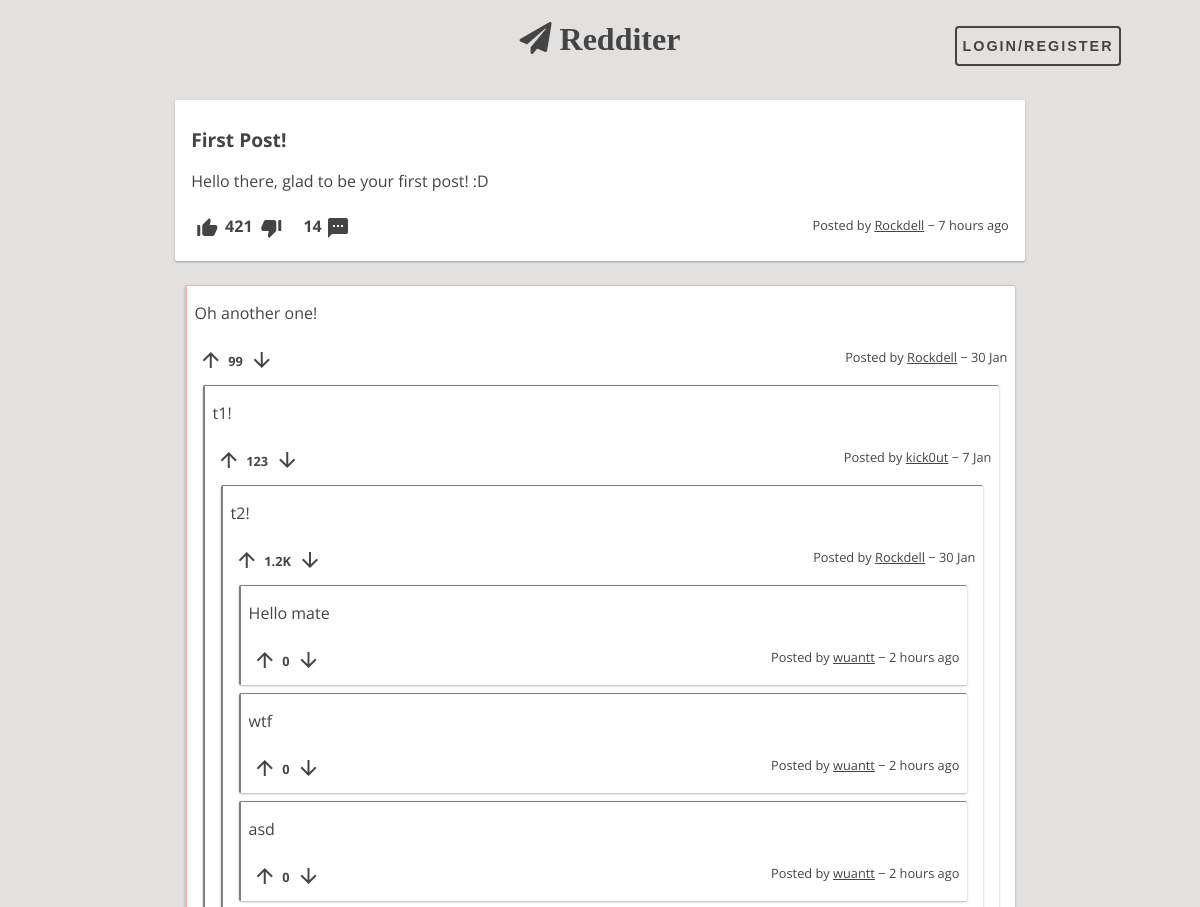
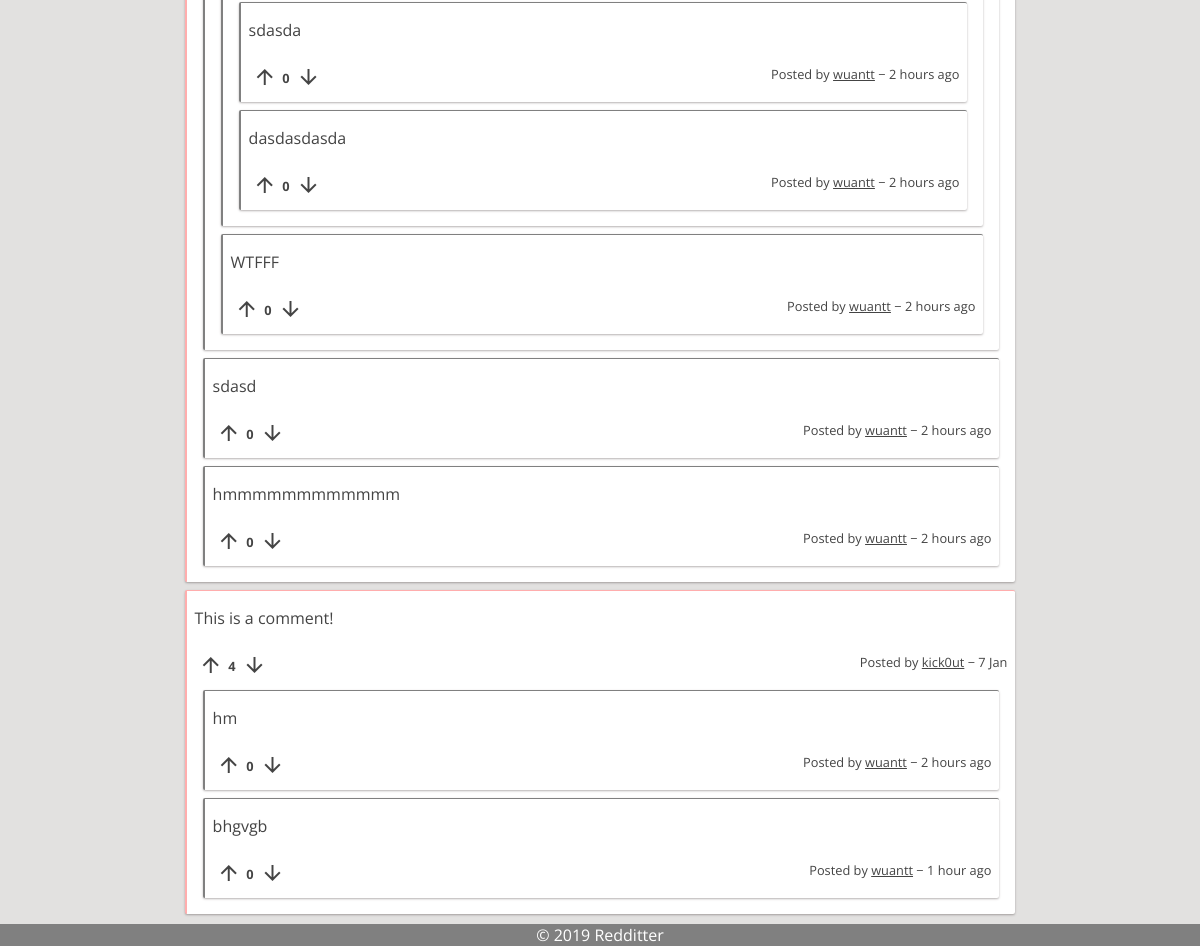
/pages/post.php?id=1, run on an earlier commit of the app's database (2 pictures, top to bottom).
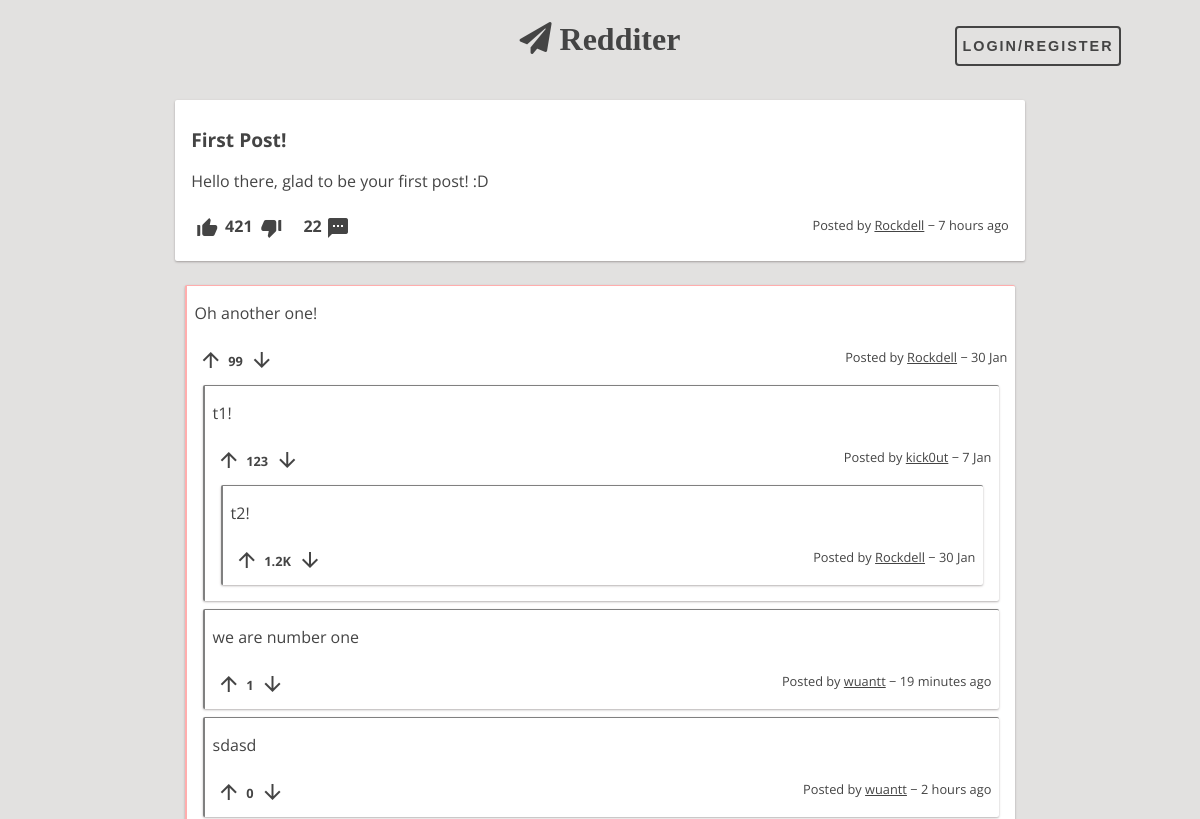
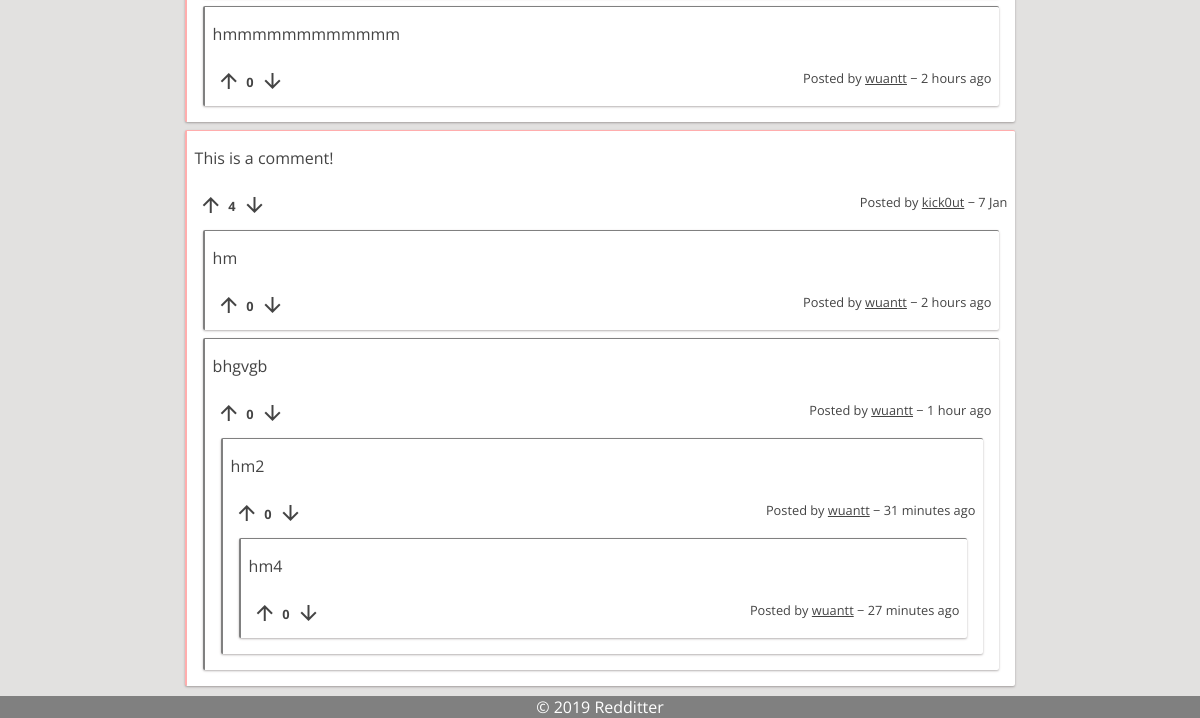
And on a later commit of the database (2 pictures, top to bottom).
### tables this page shows
CREATE TABLE Post (
    postID INTEGER PRIMARY KEY AUTOINCREMENT,
    userID VARCHAR REFERENCES User ON DELETE CASCADE,
    title VARCHAR NOT NULL,
    content VARCHAR NOT NULL,
    postDate DATE NOT NULL DEFAULT (strftime('%s', 'now')),
    points INTEGER DEFAULT 0
);

CREATE TABLE PostComment (
    postID INTEGER REFERENCES Post ON DELETE CASCADE,
    commentID INTEGER REFERENCES Comment ON DELETE CASCADE,
    PRIMARY KEY (postID, commentID)
);

CREATE TABLE Comment (
    commentID INTEGER PRIMARY KEY AUTOINCREMENT,
    userID VARCHAR REFERENCES User ON DELETE CASCADE,
    content VARCHAR NOT NULL,
    commentDate DATE NOT NULL DEFAULT (strftime('%s', 'now')),
    points INTEGER DEFAULT 0
);

### includes/session.php (called while the page is built, shortened)
<?php
    function isLoggedIn() {
        if (isset($_SESSION["userID"]) && $_SESSION["userID"] !== "")
            return true;
        else
            return false;
    }
?>

### database/post.php (called while the page is built, shortened)
<?php
function getPostById($postID) {
	global $dbh;
	try {
		$stmt = $dbh->prepare("SELECT *	FROM Post WHERE postID = ?");
		$stmt->execute(array($postID));
		return $stmt->fetch();
	} catch(PDOException $e) {
		echo $e->getMessage();
		return null;
	}
}
function getNumberComments($postID) {
	global $dbh;
	try {
		$stmt = $dbh->prepare("SELECT count(*) as nrComments FROM PostComment Where postID = ?");
		$stmt->execute(array($postID));
		return $stmt->fetch();
	} catch(PDOException $e) {
		echo $e->getMessage();
		return null;
	}
}
?>

### database/utils.php (called while the page is built, shortened)
<?php
    function time_ago($time) {
        $out    = '';
        $now    = time();
        $diff   = $now - $time;
        if( $diff < 60 )
            return TIMEBEFORE_NOW;
        elseif( $diff < 3600 )
            return str_replace( '{num}', ( $out = round( $diff / 60 ) ), $out == 1 ? TIMEBEFORE_MINUTE : TIMEBEFORE_MINUTES );
        elseif( $diff < 3600 * 24 )
            return str_replace( '{num}', ( $out = round( $diff / 3600 ) ), $out == 1 ? TIMEBEFORE_HOUR : TIMEBEFORE_HOURS );
        elseif( $diff < 3600 * 24 * 2 )
            return TIMEBEFORE_YESTERDAY;
        else
            return strftime( date( 'Y', $time ) == date( 'Y' ) ? TIMEBEFORE_FORMAT : TIMEBEFORE_FORMAT_YEAR, $time );
    }
    function display_points($points) {
        if(abs($points) < 1000)
            return $points;
        else if(abs($points) < 1000000)
            return (floor($points / 100)/10)."K";
        else if(abs($points) < 1000000000)
            return (floor($points / 100000)/10)."M";
        else if(abs($points) < 1000000000000)
            return (floor($points / 100000000)/10)."B";
    }
?>

### database/comment.php (called while the page is built, shortened)
<?php
function getCommentsByPost($postID) {
	global $dbh;
	try {
		$stmt = $dbh->prepare("SELECT * FROM Comment, PostComment WHERE PostComment.postID = ? AND Comment.commentID = PostComment.commentID
			AND PostComment.commentID NOT IN (SELECT commentSon FROM ChildComment)");
		$stmt->execute(array($postID));
		return $stmt->fetchAll();
	} catch(PDOException $e) {
		echo $e->getMessage();
		return null;
	}
}
function getChildComments($fatherCommentID) {
	global $dbh;
	try {
		$stmt = $dbh->prepare("SELECT * FROM Comment WHERE commentID IN (SELECT commentSon FROM ChildComment WHERE commentFather = ?)");
		$stmt->execute(array($fatherCommentID));
		return $stmt->fetchAll();
	} catch(PDOException $e) {
		echo $e->getMessage();
		return null;
	}
}
?>

### templates/components/comment.php (the view, shortened to what this page needs)
<?php
    require_once($BASE_DIR."/database/utils.php");
    require_once($BASE_DIR."/database/comment.php");
?>
<article class="comment container" data-commentid="<?=$comment["commentID"]?>">
    <section id="comment-content">
        <p><?=$comment["content"]?></p>
    </section>
    <section id="comment-info">
        <label>
            <i id="staticUp" class="material-icons">arrow_upward</i>
        </label>
        <p id="dp"><?=display_points($comment["points"])?></p>
        <label>
            <i id="staticDown" class="material-icons">arrow_downward</i>
        </label>
        <div id="commentByTimeAgo">
            <p id="commentBy">
                Posted by
                <a id="commentByLink" href="/pages/profile.php?user=<?=$comment["userID"]?>"><?=$comment["userID"]?></a>
                &minus;
                <?=time_ago($comment["commentDate"])?>
            </p>
        </div>
    </section>
    <section id="sub-comments">
        <?php
            $subComments = getChildComments($comment["commentID"]);
            usort($subComments, "cmp_comment_points");
            foreach($subComments as $comment) {
                include($BASE_DIR."/templates/components/comment.php");
            }
        ?>
    </section>
</article>

### templates/common/header.php (shortened to what this page needs)
<!DOCTYPE html>
<html>
    <head>
        <link href="/css/style.css" rel="stylesheet">
        <link rel="stylesheet" href="https://use.fontawesome.com/releases/v5.5.0/css/all.css">
    </head>
    <body>
        <header>
            <a href="/pages/feed.php" class="logo"><i class="fas fa-paper-plane">  Redditer</i></a>
            <?php include_once($BASE_DIR."/templates/components/user-bar.php"); ?>
        </header>

### templates/components/user-bar.php
<aside id="user-bar">
    <?php if (isLoggedIn()) { ?>
        <a href="/pages/profile.php?user=<?=$_SESSION["userID"]?>">
            <span><?=$_SESSION["userID"]?></span>
            <img class="miniature-profile-picture" src=
            <?php
                $image = glob($BASE_DIR."/img/users/".sha1($_SESSION["userID"]).".{png,jpeg,jpg,gif}", GLOB_BRACE);
                echo (!empty($image) ? str_replace($BASE_DIR, "", $image[0]) : "/img/users/unknown.png");
            ?>>
        </a>
    <?php } else { ?>
        <button id="sign-btn" class="fill open-btn">Login/Register</button>
    <?php } ?>
</aside>

### pages/post.php (shortened to what this page needs)
<?php
    require_once("../includes/init.php");
    require_once($BASE_DIR."/database/post.php");
    require_once($BASE_DIR."/database/comment.php");
    $post = getPostById($_GET['id']);
    $comments = getCommentsByPost($_GET["id"]);
    include_once($BASE_DIR."/templates/common/header.php");
?>
<div id="post-page" class="page">
    <?php
        include_once($BASE_DIR."/templates/components/post.php");
        include_once($BASE_DIR."/templates/components/list-comments.php");
    ?>
</div>
<?php include_once($BASE_DIR."/templates/common/footer.php"); ?>

### templates/components/post.php (shortened to what this page needs)
<?php
    require_once($BASE_DIR."/database/utils.php");
?>
<article class="post container" data-id="<?=$post["postID"]?>">
    <section id="post-title">
        <a href="/pages/post.php?id=<?=$post["postID"]?>"><h1><?=$post["title"]?></h1></a>
    </section>
    <section id="post-content">
        <?php if ($post["content"] === "") { ?>
            <div id="post-image">
                <img class="post-picture" src=<?=str_replace($BASE_DIR, "", glob($BASE_DIR."/img/posts/".sha1($post["postID"]).".{png,jpeg,jpg,gif}", GLOB_BRACE)[0])?>>
            </div>
        <?php } else { ?>
            <div id="post-story">
                <p><?=nl2br($post["content"])?></p>
            </div>
        <?php } ?>
    </section>
    <section id="post-info">
        <label>
            <i id="staticUp" class="material-icons">thumb_up_alt</i>
        </label>
        <p id="dp"><?=display_points($post["points"])?></p>
        <label>
            <i id="staticDown" class="material-icons">thumb_down_alt</i>
        </label>
        <p id="nrComments"><?=getNumberComments($post["postID"])["nrComments"]?></p>
        <a id="nrCommentsLink" href="/pages/post.php?id=<?=$post["postID"]?>">
            <i class="material-icons">textsms</i>
        </a>
        <div id="postByTimeAgo">
            <p id="postBy">
                Posted by
                <a id="postByLink" href="/pages/profile.php?user=<?=$post["userID"]?>"><?=$post["userID"]?></a>
                &minus;
                <?=time_ago($post["postDate"])?>
            </p>
        </div>
    </section>
</article>

### templates/components/list-comments.php (shortened to what this page needs)
<section id="list-comments">
    <?php
        usort($comments, "cmp_comment_points");
        if (empty($comments)) { ?>
            <h1>No comments to show</h1>
        <?php } else {
            foreach($comments as $comment) {
                include($BASE_DIR."/templates/components/comment.php");
            }
        }
    ?>
</section>

### templates/common/footer.php
        <footer>
            &copy; 2019 Redditter
        </footer>
    </body>
</html>

### css/style.css (style rules this page uses)
:root { --main-bg-color: #e2e1e0; --main-text-color: #444; --alt-text-color: white; --main-container-bg-color: white; --alt1-container-bg-color: gray; --alt2-container-bg-color: #ffadad; --radio-color: #aaaaaa; --radio-selected-color: #0dff92; --radio-hover-color: white; --warning-bg-color: #ff6262; --box-shadow: 0 1px 3px rgba(133, 96, 96, 0.12), 0 1px 2px rgba(0,0,0,0.24); --selected-box-shadow: 0 14px 28px rgba(0,0,0,0.25), 0 10px 10px rgba(0,0,0,0.22); }
* { margin: 0; padding: 0; }
body { background: var(--main-bg-color); font-family: 'Open Sans', sans-serif; margin: 1em; display: grid; grid-gap: 0.5em 0.5em; grid-auto-rows: auto 1fr; grid-template-areas: "header" "page"; }
header { grid-area: header; display: grid; grid-auto-columns: 1fr 2fr 1fr; grid-template-areas: "search logo user"; box-sizing: border-box; }
header .logo { grid-area: logo; color: var(--main-text-color); font-weight: bold; font-size: 2em; text-align: center; }
header #user-bar { grid-area: user; text-align: center; }
footer { position: fixed; left: 0; bottom: 0; width: 100%; color: var(--alt-text-color); background: var(--alt1-container-bg-color); text-align: center; }
#list-comments { width: 72.5%; }
#list-comments .comment { margin: 0.5em; padding: 0.5em; }
#user-bar { font-weight: bold; align-self: center; text-align: center; }
.post { max-width: inherit; background: var(--main-container-bg-color); box-shadow: var(--box-shadow); transition: all 0.3s cubic-bezier(.25,.8,.25,1); display: grid; grid-template-columns: 1fr 1fr; grid-template-areas: "post-title post-title" "post-content post-content" "post-info post-info"; }
.post #post-title { grid-area: post-title; word-break: break-word; }
.post #post-title h1 { font-size: 1.2em; font-weight: bold; color: var(--main-text-color); margin-top: 0.5em; margin-bottom: 0.5em; }
.post #post-content { grid-area: post-content; margin-top: 0.5em; margin-bottom: 0.5em; }
.post #post-content #post-story { align-content: stretch; text-align: left; }
.post #post-info { grid-area: post-info; margin-top: 1em; }
.post #post-content, #post-info, .comment #comment-content, #comment-info { color: var(--main-text-color); }
.post #post-info i, .comment #comment-info i { cursor: pointer; transition: color 1s; }
.post #post-info p[id="dp"], .post #nrComments { font-weight: bold; display: inline; position: relative; left: 0.1em; bottom: 0.5em; }
.post #nrComments, .post #nrCommentsLink { left: 1em; }
.post #nrCommentsLink { position: relative; }
.post #postByTimeAgo, .comment #commentByTimeAgo { position: relative; float: right; font-size: 0.8em; }
.post #postBy, .comment #commentBy { display: inline; }
.post #postByLink, .comment #commentByLink { text-decoration: underline; }
#post-page { display: flex; flex-direction: column; justify-content: space-evenly; align-items: center; }
#post-page .post { width: 70%; grid-template-columns: 20fr 1fr; grid-template-areas: "post-title delete-post" "post-content post-content" "post-info post-info"; }
.comment { max-width: inherit; background: var(--main-container-bg-color); box-shadow: var(--box-shadow); display: grid; grid-template-columns: 20fr 1fr; grid-template-areas: "comment-content delete-comment" "comment-info comment-info" "sub-comments sub-comments"; }
.comment #comment-content { grid-area: comment-content; margin-top: 0.5em; margin-bottom: 0.5em; }
.comment #comment-info { grid-area: comment-info; margin-top: 1em; }
.comment #comment-info p[id="dp"] { font-weight: bold; font-size: 0.8em; display: inline; position: relative; left: 0.1em; bottom: 0.5em; }
.comment #sub-comments { grid-area: sub-comments; }
.page { grid-area: page; display: flex; flex-direction: row; justify-content: space-around; }
.container { border-radius: 2px; padding: 1em; margin: 1em; word-wrap: break-word; cursor: default; }
a { text-decoration: none; color: #444; }
button { position: relative; height: 40px; margin: 10px; padding: 5px 5px; font-weight: bold; font-size: 0.90em; letter-spacing: 2px; color: var(--main-text-color); border: 2px var(--main-text-color) solid; border-radius: 4px; text-transform: uppercase; outline: 0; overflow:hidden; background: none; z-index: 1; cursor: pointer; transition: 0.08s ease-in; }
.fill:before { content: ""; position: absolute; background-color: #444; bottom: 0; left: 0; right: 0; top: 100%; z-index: -1; transition: top 0.08s ease-in; }

What changed in the data, as far as the page shows it:
removed comment: content "Hello mate", points "0", userID "wuantt", commentDate "2 hours ago", shown under "t2!"
removed comment: content "wtf", points "0", userID "wuantt", commentDate "2 hours ago", shown under "t2!"
removed comment: content "asd", points "0", userID "wuantt", commentDate "2 hours ago", shown under "t2!"
removed comment: content "sdasda", points "0", userID "wuantt", commentDate "2 hours ago", shown under "t2!"
removed comment: content "dasdasdasda", points "0", userID "wuantt", commentDate "2 hours ago", shown under "t2!"
removed comment: content "WTFFF", points "0", userID "wuantt", commentDate "2 hours ago", shown under "t1!"
added comment: content "we are number one", points "1", userID "wuantt", commentDate "19 minutes ago", shown under postcomment "Oh another one!"
added comment: content "hm2", points "0", userID "wuantt", commentDate "31 minutes ago", shown under "bhgvgb"
added comment: content "hm4", points "0", userID "wuantt", commentDate "27 minutes ago", shown under "hm2"
Also different on the page:
getNumberComments($post["postID"])["nrComments"]: "14" → "22"
